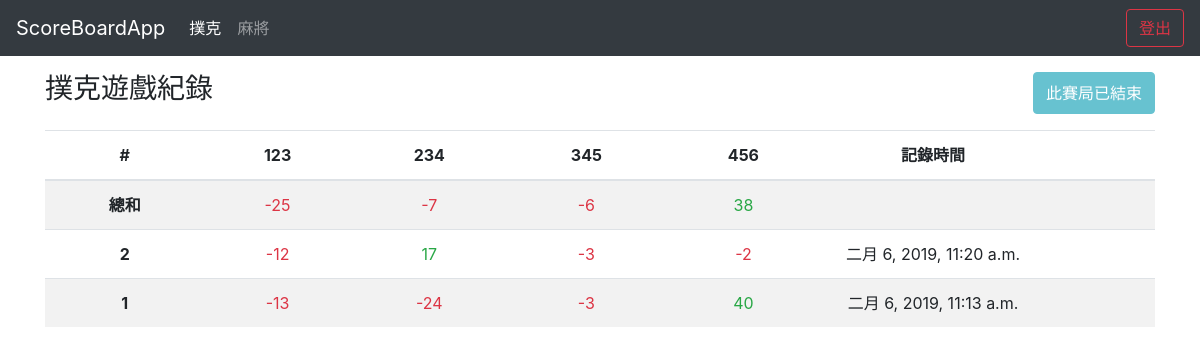
Screenshot of /poker/11/ (signed in) with the database file from the repository.
### poker/models.py (models this page shows)
class Game(models.Model):
    STATUS = (
        (0, '進行中'),
        (1, '已結束'),
    )
    owner = models.ForeignKey(User, on_delete=models.CASCADE, verbose_name="擁有者")
    player1 = models.CharField(max_length=10, verbose_name="玩家1")
    player2 = models.CharField(max_length=10, verbose_name="玩家2")
    player3 = models.CharField(max_length=10, verbose_name="玩家3")
    player4 = models.CharField(max_length=10, verbose_name="玩家4")
    status = models.IntegerField(choices=STATUS, default=0, verbose_name="遊戲狀態")
    create_time = models.DateTimeField(default=timezone.now, verbose_name="開始時間")
    end_time = models.DateTimeField(blank=True, null=True, verbose_name="結束時間")

class Round(models.Model):
    game = models.ForeignKey(Game, on_delete=models.CASCADE, verbose_name="對應場")
    score1 = models.IntegerField(verbose_name="玩家1分數")
    score2 = models.IntegerField(verbose_name="玩家2分數")
    score3 = models.IntegerField(verbose_name="玩家3分數")
    score4 = models.IntegerField(verbose_name="玩家4分數")
    create_time = models.DateTimeField(default=timezone.now, verbose_name="記錄時間")

### poker/views.py (the view)
# urls.py: path('<int:id>/', detail, name="poker_detail"),
@login_required(login_url='/user/login')
def detail(request, id):
    poker_active = "active"
    game_name = "撲克"
    game_create_url = "poker_create_round"
    game_end_url = "poker_end_game"
    try:
        game = Game.objects.get(pk=id)
        if(game.owner != request.user):
            return redirect(reverse('poker_index'))
    except:
        return redirect(reverse('poker_index'))
    round_list = Round.objects.filter(game=game).order_by('-pk')
    sum1 = sum2 = sum3 = sum4 = 0
    for round in round_list:
        sum1 += round.score1
        sum2 += round.score2
        sum3 += round.score3
        sum4 += round.score4
    return render(request, "detail.html", locals())

### templates/detail.html (shortened to what this page needs)
{% extends "base.html" %}
{% block content %}
<div class="d-flex mt-3">
  <h3 class="mr-auto">{{ game_name }}遊戲紀錄</h3>
  {% if game.status == 0 %}
  <a href="{% url game_create_url game.id %}" class="btn btn-outline-primary">紀錄分數</a>
  {% else %}
  <button type="button" class="btn btn-info" disabled>此賽局已結束</button>
  {% endif %}
</div>
  <div class="table-responsive-lg">
  <table class="table table-striped text-center mt-3">
    <thead>
      <tr>
        <th scope="col">#</th>
        <th scope="col">{{ game.player1 }}</th>
        <th scope="col">{{ game.player2 }}</th>
        <th scope="col">{{ game.player3 }}</th>
        <th scope="col">{{ game.player4 }}</th>
        <th width="20%" scope="col">記錄時間</th>
        <th width="5%"></th>
        <th width="5%"></th>
      </tr>
    </thead>
    <tbody>
        <tr>
          <th scope="row">總和</th>
          {% if sum1 >= 0 %}<td class="text-success">{{ sum1 }}</td>
          {% else %}<td class="text-danger">{{ sum1 }}</td>{% endif %}
          {% if sum2 >= 0 %}<td class="text-success">{{ sum2 }}</td>
          {% else %}<td class="text-danger">{{ sum2 }}</td>{% endif %}
          {% if sum3 >= 0 %}<td class="text-success">{{ sum3 }}</td>
          {% else %}<td class="text-danger">{{ sum3 }}</td>{% endif %}
          {% if sum4 >= 0 %}<td class="text-success">{{ sum4 }}</td>
          {% else %}<td class="text-danger">{{ sum4 }}</td>{% endif %}
          <td></td>
          <td></td>
          <td></td>
        </tr>
      {% for round in round_list %}
      <tr id="{{round.id}}">
        <th scope="row">{{ forloop.revcounter }}</th>
        {% if round.score1 >= 0 %}<td class="text-success">{{ round.score1 }}</td>
        {% else %}<td class="text-danger">{{ round.score1 }}</td>{% endif %}
        {% if round.score2 >= 0 %}<td class="text-success">{{ round.score2 }}</td>
        {% else %}<td class="text-danger">{{ round.score2 }}</td>{% endif %}
        {% if round.score3 >= 0 %}<td class="text-success">{{ round.score3 }}</td>
        {% else %}<td class="text-danger">{{ round.score3 }}</td>{% endif %}
        {% if round.score4 >= 0 %}<td class="text-success">{{ round.score4 }}</td>
        {% else %}<td class="text-danger">{{ round.score4 }}</td>{% endif %}
        <td>{{ round.create_time }}</td>
        <td>{% if game.status == 0 %}<a href="#" class="text-warning"><i class="far fa-edit"></i></a>{% endif %}</td>
        <td>{% if game.status == 0 %}<a href="#" class="text-danger" data-toggle="modal" data-target="#exampleModal"><i class="far fa-trash-alt"></i></a>{% endif %}</td>
      </tr>
      {% endfor %}
    </tbody>
  </table>
</div>
{% endblock %}

### rows the page displays
Game: player1 "123", player2 "234", player3 "345", player4 "456"
Round: score1 "-12", score2 "17", score3 "-3", score4 "-2", create_time "二月 6, 2019, 11:20 a.m."
Round: score1 "-13", score2 "-24", score3 "-3", score4 "40", create_time "二月 6, 2019, 11:13 a.m."

### other values shown
{{ game_name }} "撲克"
{{ sum1 }} "-25"
{{ sum2 }} "-7"
{{ sum3 }} "-6"
{{ sum4 }} "38"
